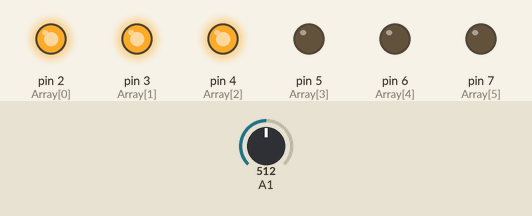
This sketch was run on a simulated Arduino Uno, built with avr-gcc and run on an emulated ATmega328P. On the bench: output pins drawn as LEDs (lit = HIGH). The inputs (shaded band) are chosen by the test bench; at power-on: A1 = 512.

Above: at 1.2 s.
1.3 s: A1 set to 667
2.8 s: A1 set to 700
At 3.3 s:
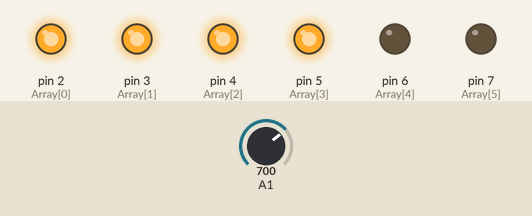
4.3 s: A1 set to 511
At 5.5 s:
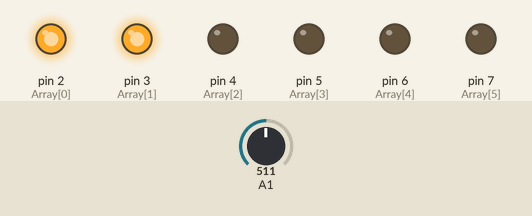
5.8 s: A1 set to 347
7.3 s: A1 set to 326
At 7.9 s:
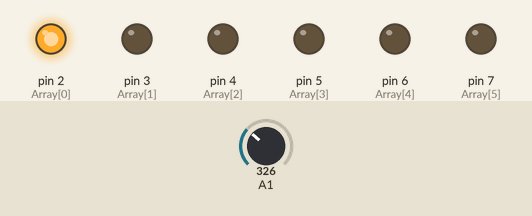
8.8 s: A1 set to 716
At 10.2 s:
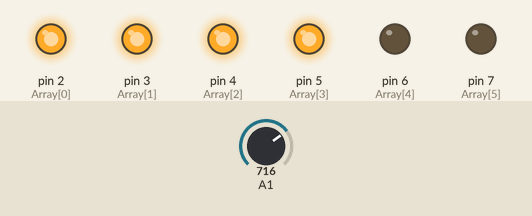
Timing chart, 0 to 11.3 s (numbered marks = the images above; inputs shaded):
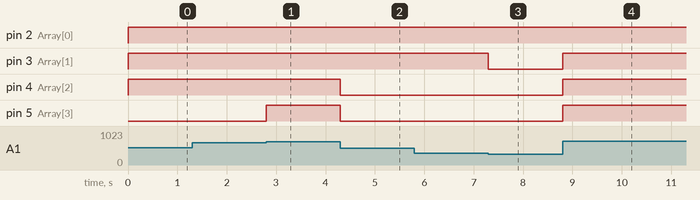

Measured:
- the behaviour switches between 681 and 682 on A1 (found by bisection; images 0 and 1)
- the behaviour switches between 341 and 340 on A1 (found by bisection; images 2 and 3)
- after the input at 1.3 s, every drawn part: stays the same
- after the input at 2.8 s, pin 5 (Array[3]): LOW → HIGH at once
- after the input at 4.3 s, pin 4 (Array[2]), pin 5 (Array[3]): HIGH → LOW at once
- after the input at 5.8 s, every drawn part: stays the same
- after the input at 7.3 s, pin 3 (Array[1]): HIGH → LOW at once
- after the input at 8.8 s, pin 3 (Array[1]), pin 4 (Array[2]), pin 5 (Array[3]): LOW → HIGH at once

The sketch:

sketch_jun16e.ino
```cpp
int Array[7] = {2,3,4,5,6,7};
void acender(int x);
void setup(){
  for(int i = 0; i < 6; i++){
    pinMode(Array[i],1);
  }
  pinMode(A1,0);
}
void acender(int x){
  for(int i = 0; i < x; i++){
    digitalWrite(Array[i],1);
  }
  for(int i = x; i < 6; i++){
    digitalWrite(Array[i],0);
  }
}
void loop(){
  int a = analogRead(A1);
  acender(map(a,0,1023,0,6));
}
```
